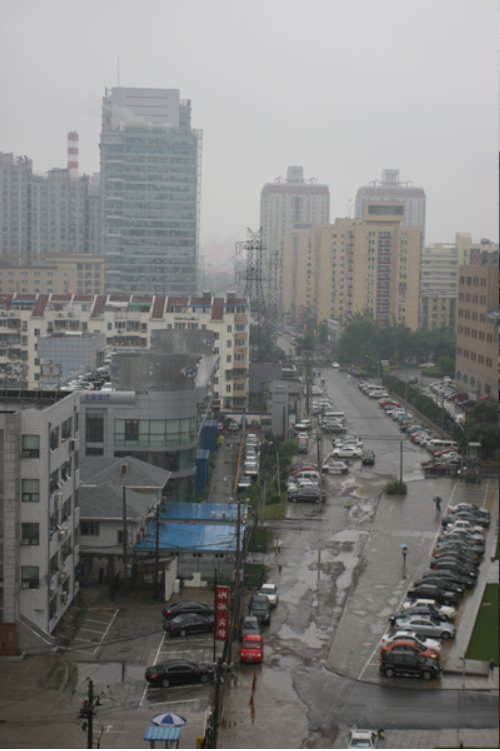
#> input picture test.PNG, 500 x 751 px
$ python -i remove_fog.py   (imports and definitions only)   (older library calls are emulated)
#> lines starting #> are read from the running program, lines starting #| are printed output that depends on the picture
import cv2
import math
import numpy as np
# 参考：https://blog.csdn.net/leviopku/article/details/83898619
def DarkChannel(im, sz):
    b, g, r = cv2.split(im)
    dc = cv2.min(cv2.min(r, g), b);
    kernel = cv2.getStructuringElement(cv2.MORPH_RECT, (sz, sz))
    dark = cv2.erode(dc, kernel)
    return dark

def AtmLight(im, dark):
    [h, w] = im.shape[:2]
    imsz = h * w
    numpx = int(max(math.floor(imsz / 1000), 1))
    darkvec = dark.reshape(imsz, 1);
    imvec = im.reshape(imsz, 3);
    indices = darkvec.argsort();
    indices = indices[imsz - numpx::]
    atmsum = np.zeros([1, 3])

    for ind in range(1, numpx):
        atmsum = atmsum + imvec[indices[ind]]

    A = atmsum / numpx;
    return A

def TransmissionEstimate(im, A, sz):
    omega = 0.95;
    im3 = np.empty(im.shape, im.dtype);
    for ind in range(0, 3):
        im3[:, :, ind] = im[:, :, ind] / A[0, ind]

    transmission = 1 - omega * DarkChannel(im3, sz);
    return transmission

def Guidedfilter(im, p, r, eps):
    mean_I = cv2.boxFilter(im, cv2.CV_64F, (r, r));
    mean_p = cv2.boxFilter(p, cv2.CV_64F, (r, r));
    mean_Ip = cv2.boxFilter(im * p, cv2.CV_64F, (r, r));
    cov_Ip = mean_Ip - mean_I * mean_p;
    mean_II = cv2.boxFilter(im * im, cv2.CV_64F, (r, r));
    var_I = mean_II - mean_I * mean_I;
    a = cov_Ip / (var_I + eps);
    b = mean_p - a * mean_I;
    mean_a = cv2.boxFilter(a, cv2.CV_64F, (r, r));
    mean_b = cv2.boxFilter(b, cv2.CV_64F, (r, r));
    q = mean_a * im + mean_b;

    return q;

def TransmissionRefine(im, et):
    gray = cv2.cvtColor(im, cv2.COLOR_BGR2GRAY);
    gray = np.float64(gray) / 255;
    r = 60;
    eps = 0.0001;
    t = Guidedfilter(gray, et, r, eps);
    return t;

def Recover(im, t, A, tx=0.1):
    res = np.empty(im.shape, im.dtype);
    t = cv2.max(t, tx);
    for ind in range(0, 3):
        res[:, :, ind] = (im[:, :, ind] - A[0, ind]) / t + A[0, ind]
    return res

def run(img_in):
#> called with img_in = '../test.PNG'
    src = cv2.imread(img_in)
#> src is the input picture: shape (751, 500, 3); mean B, G, R 124.5, 125.9, 125.6
    I = src.astype('float64') / 255
    dark = DarkChannel(I, 15)
#> in DarkChannel, `dark = cv2.erode(dc, kernel)`:
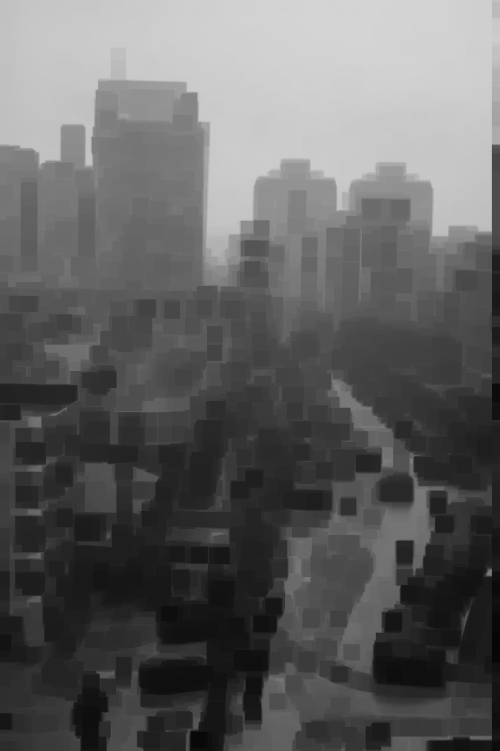
#> dark: shape (751, 500) float64; min 0.0235, max 0.831, mean 0.384
    A = AtmLight(I, dark)
#> in AtmLight, `indices = indices[imsz - numpx::]`: indices = 375 values from 0 to 0
#> the loop in AtmLight, `for ind in range(1, numpx):` made 374 passes
#> atmsum on passes 1 to 3: [[0.769, 0.761, 0.761]], [[1.54, 1.52, 1.52]], [[2.31, 2.28, 2.28]]
#> after the loop in AtmLight, `for ind in range(1, numpx):`: atmsum = [[287.5, 284.5, 284.5]]
#> in AtmLight, `A = atmsum / numpx;`: A = [[0.767, 0.759, 0.759]]
#> A = [[0.767, 0.759, 0.759]]
    te = TransmissionEstimate(I, A, 15)
    t = TransmissionRefine(src, te)
#> in Guidedfilter, `b = mean_p - a * mean_I;`:
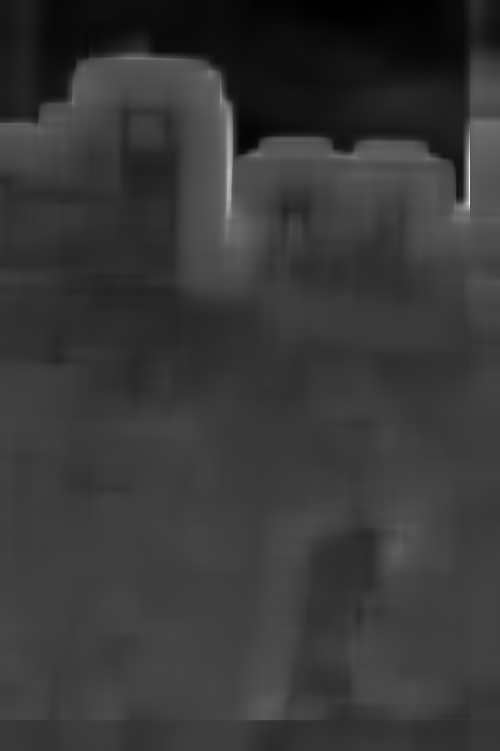
#> b: shape (751, 500) float64; min -0.038, max 3.71, mean 0.788; drawn with min black and max white
#> in Guidedfilter, `mean_a = cv2.boxFilter(a, cv2.CV_64F, (r, r));`:
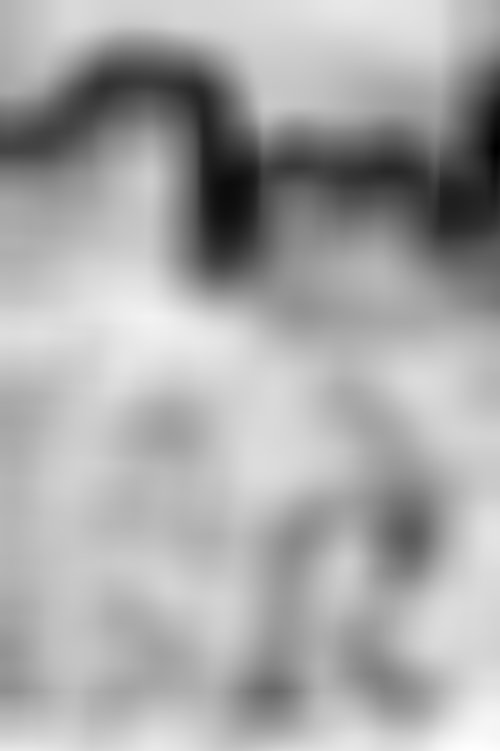
#> mean_a: shape (751, 500) float64; min -1.64, max 0.117, mean -0.481; drawn with min black and max white
#> in Guidedfilter, `mean_b = cv2.boxFilter(b, cv2.CV_64F, (r, r));`:
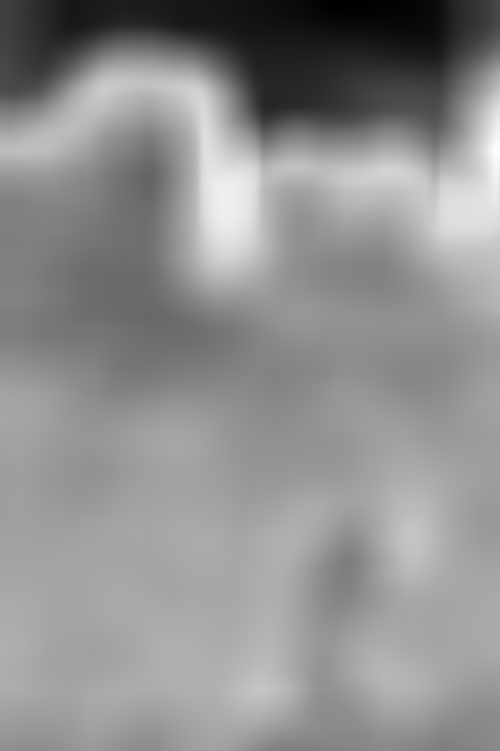
#> mean_b: shape (751, 500) float64; min 0.00052, max 1.4, mean 0.787; drawn with min black and max white
    J = Recover(I, t, A, 0.1)
#> in Recover, `t = cv2.max(t, tx);`:
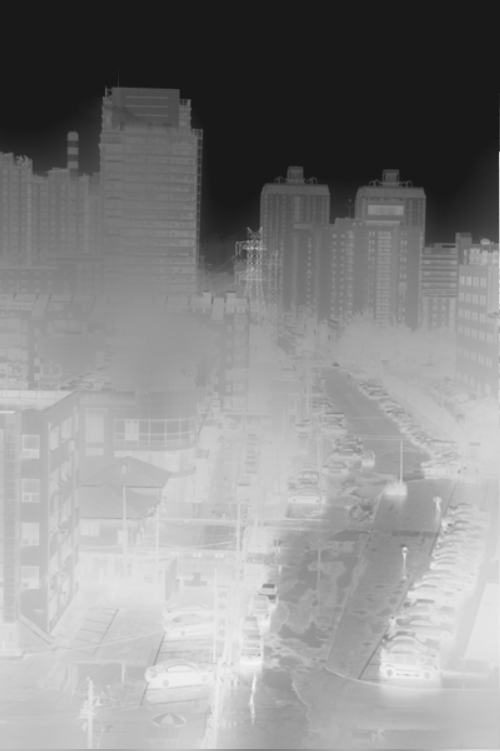
#> t: shape (751, 500) float64; min 0.1, max 0.972, mean 0.537
#> after the loop in Recover, `for ind in range(0, 3):`:
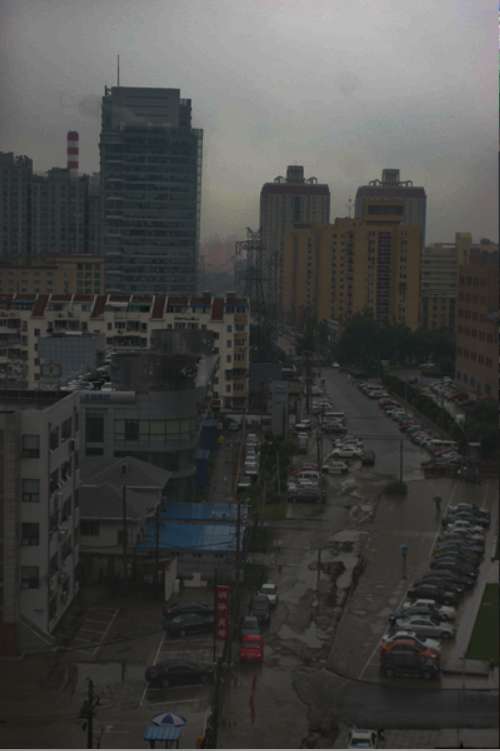
#> res: shape (751, 500, 3) float64; mean B, G, R 0.437, 0.451, 0.449; drawn with min black and max white
    arr = np.hstack((I, J))
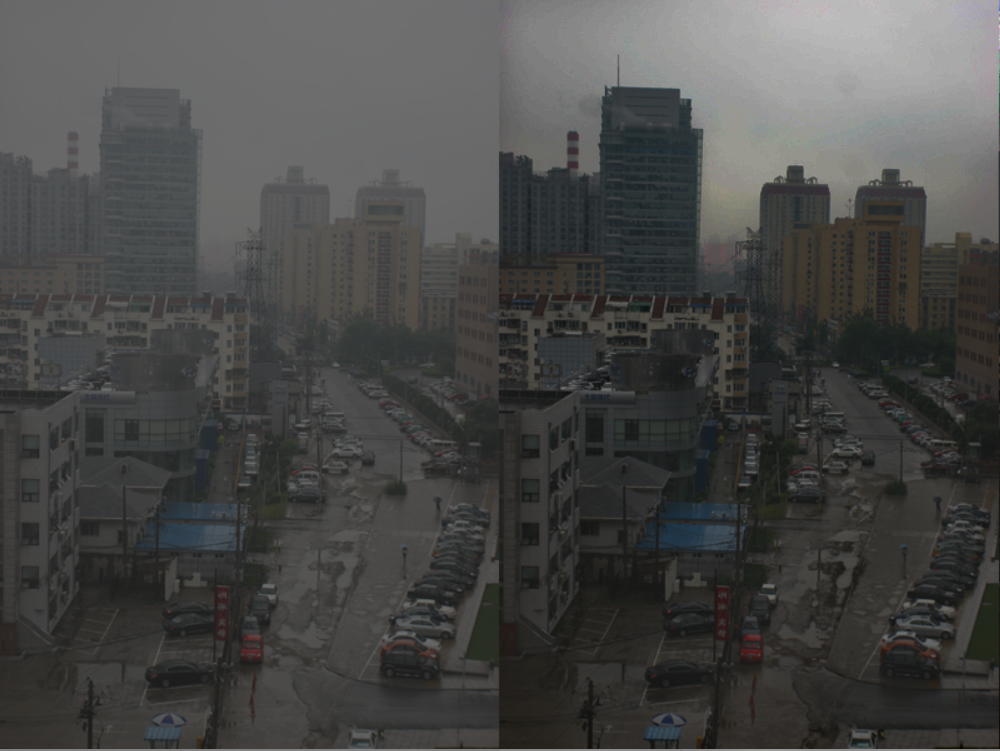
#> arr: shape (751, 1000, 3) float64; mean B, G, R 0.463, 0.472, 0.471; drawn with min black and max white
    return arr*255,J*255
    # cv2.imshow("contrast", arr)
    # cv2.imwrite("dehaze.png", J * 255)
    # cv2.imwrite("contrast.png", arr * 255)

>>> result = run('../test.PNG')

$ run again, on 1074165-20161203094424037-1384722938.jpg
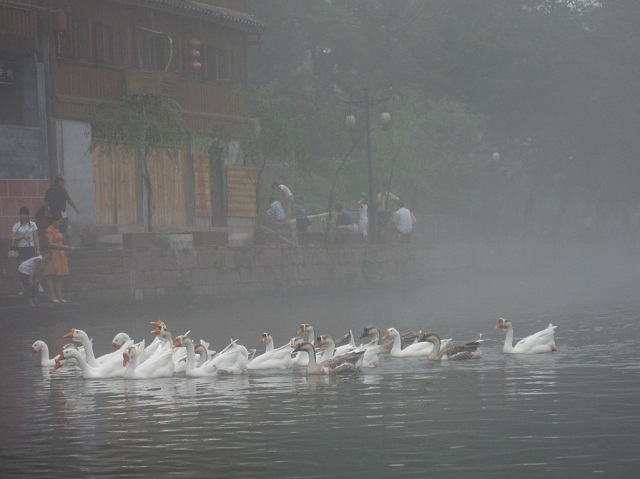
#> input picture 1074165-20161203094424037-1384722938.jpg, 640 x 479 px
#> in run, src is the input picture: shape (479, 640, 3); mean B, G, R 112.3, 112.7, 111.2
#> indices = 306 values from 0 to 0
#> the loop in AtmLight, `for ind in range(1, numpx):` made 305 passes
#> atmsum on passes 1 to 3: [[0.329, 0.337, 0.341]], [[0.659, 0.675, 0.682]], [[0.988, 1.01, 1.02]]
#> after the loop in AtmLight, `for ind in range(1, numpx):`: atmsum = [[100.5, 102.9, 104.1]]
#> in AtmLight, `A = atmsum / numpx;`: A = [[0.328, 0.336, 0.34]]
#> after the loop in TransmissionEstimate, `for ind in range(0, 3):`:
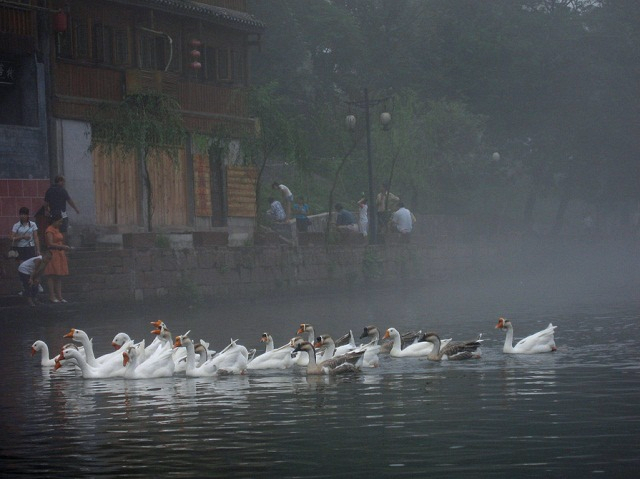
#> im3: shape (479, 640, 3) float64; mean B, G, R 1.34, 1.32, 1.28; drawn with min black and max white
#> in run, `arr = np.hstack((I, J))`:
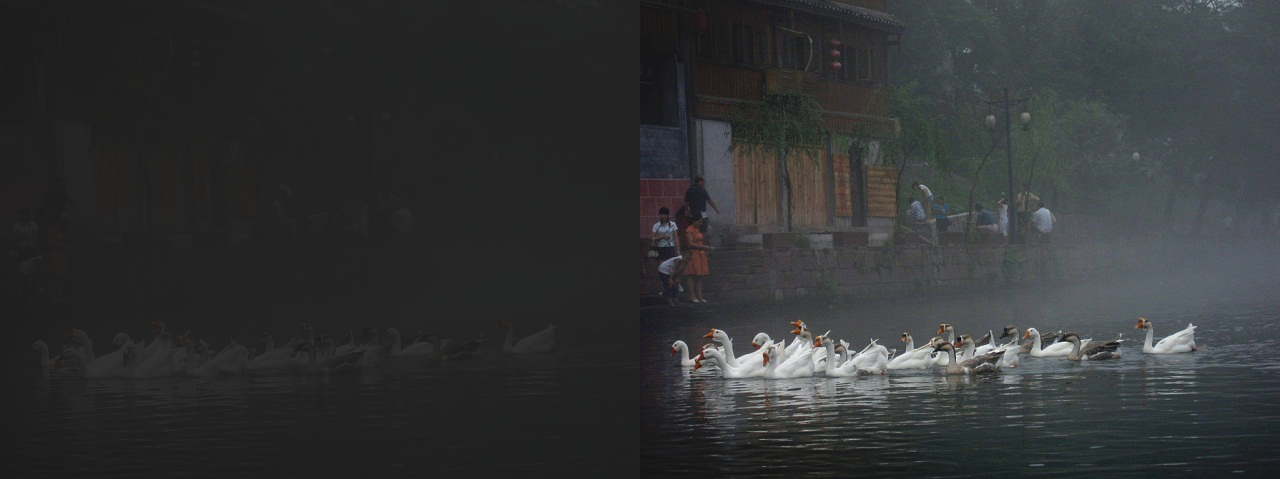
#> arr: shape (479, 1280, 3) float64; mean B, G, R 0.946, 0.923, 0.873; drawn with min black and max white

$ run again, on 1074165-20161203094457834-1122892991.jpg
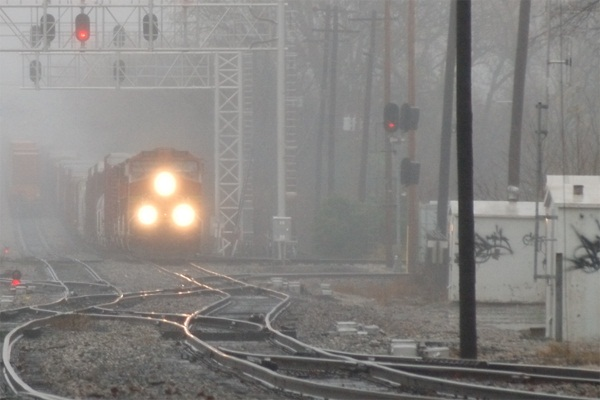
#> input picture 1074165-20161203094457834-1122892991.jpg, 600 x 400 px
#> in run, src is the input picture: shape (400, 600, 3); mean B, G, R 128.8, 131.4, 134.1
#> in DarkChannel, `dark = cv2.erode(dc, kernel)`:
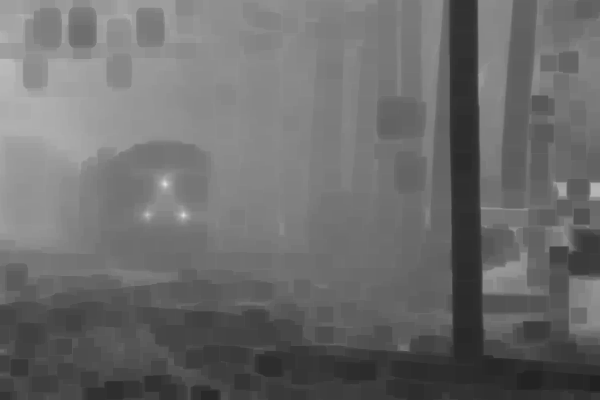
#> dark: shape (400, 600) float64; min 0.129, max 0.871, mean 0.424
#> indices = 240 values from 0 to 0
#> the loop in AtmLight, `for ind in range(1, numpx):` made 239 passes
#> atmsum on passes 1 to 3: [[0.765, 0.761, 0.769]], [[1.53, 1.52, 1.54]], [[2.29, 2.28, 2.31]]
#> after the loop in AtmLight, `for ind in range(1, numpx):`: atmsum = [[182.8, 181.8, 183.7]]
#> in AtmLight, `A = atmsum / numpx;`: A = [[0.762, 0.758, 0.765]]
#> in run, `arr = np.hstack((I, J))`:
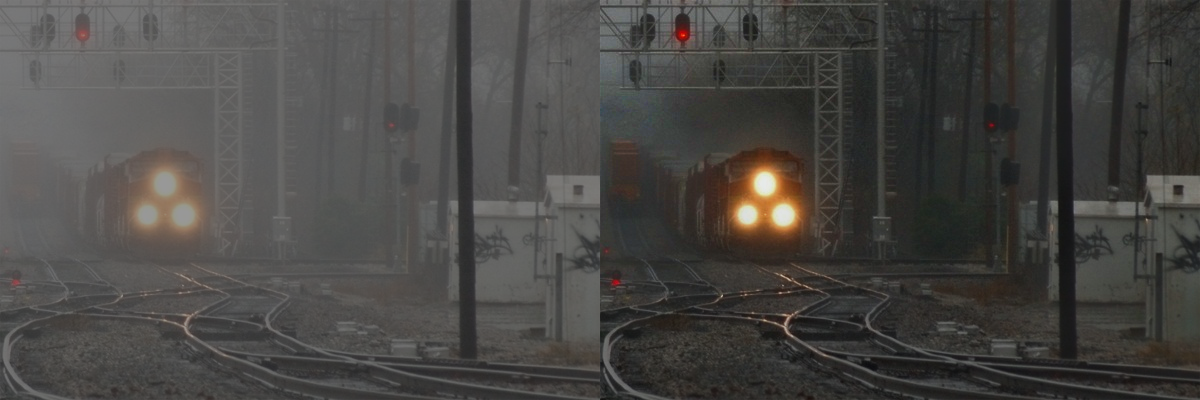
#> arr: shape (400, 1200, 3) float64; mean B, G, R 0.37, 0.389, 0.402; drawn with min black and max white
